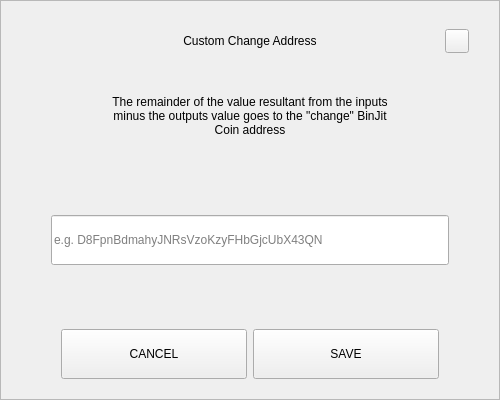
<?xml version="1.0" encoding="UTF-8"?>
<ui version="4.0">
 <class>SendChangeAddressDialog</class>
 <widget class="QDialog" name="SendChangeAddressDialog">
  <property name="geometry">
   <rect>
    <x>0</x>
    <y>0</y>
    <width>500</width>
    <height>400</height>
   </rect>
  </property>
  <property name="windowTitle">
   <string>Dialog</string>
  </property>
  <layout class="QVBoxLayout" name="verticalLayout">
   <property name="spacing">
    <number>0</number>
   </property>
   <property name="leftMargin">
    <number>0</number>
   </property>
   <property name="topMargin">
    <number>0</number>
   </property>
   <property name="rightMargin">
    <number>0</number>
   </property>
   <property name="bottomMargin">
    <number>0</number>
   </property>
   <item>
    <widget class="QFrame" name="frame">
     <property name="styleSheet">
      <string notr="true"/>
     </property>
     <property name="frameShape">
      <enum>QFrame::StyledPanel</enum>
     </property>
     <property name="frameShadow">
      <enum>QFrame::Raised</enum>
     </property>
     <layout class="QVBoxLayout" name="verticalLayout_2" stretch="0,0,0,0,0,0,0">
      <property name="spacing">
       <number>0</number>
      </property>
      <property name="leftMargin">
       <number>30</number>
      </property>
      <property name="topMargin">
       <number>20</number>
      </property>
      <property name="rightMargin">
       <number>30</number>
      </property>
      <property name="bottomMargin">
       <number>20</number>
      </property>
      <item>
       <layout class="QHBoxLayout" name="horizontalLayout_3">
        <property name="spacing">
         <number>0</number>
        </property>
        <item>
         <spacer name="horizontalSpacer_2">
          <property name="orientation">
           <enum>Qt::Horizontal</enum>
          </property>
          <property name="sizeHint" stdset="0">
           <size>
            <width>40</width>
            <height>20</height>
           </size>
          </property>
         </spacer>
        </item>
        <item>
         <widget class="QLabel" name="labelTitle">
          <property name="minimumSize">
           <size>
            <width>0</width>
            <height>40</height>
           </size>
          </property>
          <property name="maximumSize">
           <size>
            <width>16777215</width>
            <height>40</height>
           </size>
          </property>
          <property name="styleSheet">
           <string notr="true">padding-left:24px;</string>
          </property>
          <property name="text">
           <string>Custom Change Address</string>
          </property>
          <property name="alignment">
           <set>Qt::AlignCenter</set>
          </property>
          <property name="margin">
           <number>7</number>
          </property>
         </widget>
        </item>
        <item>
         <spacer name="horizontalSpacer">
          <property name="orientation">
           <enum>Qt::Horizontal</enum>
          </property>
          <property name="sizeHint" stdset="0">
           <size>
            <width>40</width>
            <height>20</height>
           </size>
          </property>
         </spacer>
        </item>
        <item>
         <widget class="QPushButton" name="btnEsc">
          <property name="minimumSize">
           <size>
            <width>24</width>
            <height>24</height>
           </size>
          </property>
          <property name="maximumSize">
           <size>
            <width>24</width>
            <height>24</height>
           </size>
          </property>
          <property name="focusPolicy">
           <enum>Qt::NoFocus</enum>
          </property>
          <property name="text">
           <string/>
          </property>
         </widget>
        </item>
       </layout>
      </item>
      <item>
       <spacer name="verticalSpacer_2">
        <property name="orientation">
         <enum>Qt::Vertical</enum>
        </property>
        <property name="sizeType">
         <enum>QSizePolicy::Fixed</enum>
        </property>
        <property name="sizeHint" stdset="0">
         <size>
          <width>20</width>
          <height>20</height>
         </size>
        </property>
       </spacer>
      </item>
      <item alignment="Qt::AlignHCenter">
       <widget class="QLabel" name="labelMessage">
        <property name="minimumSize">
         <size>
          <width>0</width>
          <height>70</height>
         </size>
        </property>
        <property name="text">
         <string>The remainder of the value resultant from the inputs minus the outputs value goes to the &quot;change&quot; BinJit Coin address</string>
        </property>
        <property name="alignment">
         <set>Qt::AlignCenter</set>
        </property>
        <property name="wordWrap">
         <bool>true</bool>
        </property>
       </widget>
      </item>
      <item>
       <spacer name="verticalSpacer_3">
        <property name="orientation">
         <enum>Qt::Vertical</enum>
        </property>
        <property name="sizeHint" stdset="0">
         <size>
          <width>20</width>
          <height>40</height>
         </size>
        </property>
       </spacer>
      </item>
      <item>
       <layout class="QHBoxLayout" name="horizontalLayout_2">
        <property name="spacing">
         <number>0</number>
        </property>
        <property name="leftMargin">
         <number>20</number>
        </property>
        <property name="rightMargin">
         <number>20</number>
        </property>
        <item>
         <widget class="QLineEdit" name="lineEditAddress">
          <property name="minimumSize">
           <size>
            <width>0</width>
            <height>50</height>
           </size>
          </property>
          <property name="placeholderText">
           <string notr="true">e.g. D8FpnBdmahyJNRsVzoKzyFHbGjcUbX43QN</string>
          </property>
         </widget>
        </item>
       </layout>
      </item>
      <item>
       <spacer name="verticalSpacer">
        <property name="orientation">
         <enum>Qt::Vertical</enum>
        </property>
        <property name="sizeHint" stdset="0">
         <size>
          <width>20</width>
          <height>40</height>
         </size>
        </property>
       </spacer>
      </item>
      <item>
       <layout class="QHBoxLayout" name="horizontalLayout" stretch="2,2">
        <property name="spacing">
         <number>6</number>
        </property>
        <property name="leftMargin">
         <number>30</number>
        </property>
        <property name="rightMargin">
         <number>30</number>
        </property>
        <item>
         <widget class="QPushButton" name="btnCancel">
          <property name="minimumSize">
           <size>
            <width>180</width>
            <height>50</height>
           </size>
          </property>
          <property name="focusPolicy">
           <enum>Qt::NoFocus</enum>
          </property>
          <property name="text">
           <string>CANCEL</string>
          </property>
         </widget>
        </item>
        <item>
         <widget class="QPushButton" name="btnSave">
          <property name="minimumSize">
           <size>
            <width>180</width>
            <height>50</height>
           </size>
          </property>
          <property name="focusPolicy">
           <enum>Qt::NoFocus</enum>
          </property>
          <property name="text">
           <string>SAVE</string>
          </property>
         </widget>
        </item>
       </layout>
      </item>
     </layout>
    </widget>
   </item>
  </layout>
 </widget>
 <resources/>
 <connections/>
</ui>
